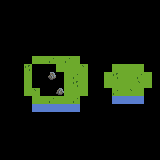

Below is a game level as drawn by its tile map, then a one-line description and the .tmx file that defines it, in full:
An orthogonal 20x20 tile map with 8x8 px tiles, 2 tile layers (background, collision) and 3 objects.

<map version="1.2" tiledversion="1.2.0" orientation="orthogonal" renderorder="left-up" width="20" height="20" tilewidth="8" tileheight="8" infinite="0" nextlayerid="4" nextobjectid="4">
 <tileset firstgid="1" source="tileset.tsx" />
 <layer id="1" name="background" width="20" height="20">
  <data encoding="csv">
0,0,0,0,0,0,0,0,0,0,0,0,0,0,0,0,0,0,0,0,
0,0,0,0,0,0,0,0,0,0,0,0,0,0,0,0,0,0,0,0,
0,0,0,0,0,0,0,0,0,0,0,0,0,0,0,0,0,0,0,0,
0,0,0,0,0,0,0,0,0,0,0,0,0,0,0,0,0,0,0,0,
0,0,0,0,0,0,0,0,0,0,0,0,0,0,0,0,0,0,0,0,
0,0,0,0,0,0,0,0,0,0,0,0,0,0,0,0,0,0,0,0,
0,0,0,0,0,0,0,0,0,0,0,0,0,0,0,0,0,0,0,0,
0,0,0,0,2,2,4,2,4,2,0,0,0,0,0,0,0,0,0,0,
0,0,0,3,33,34,35,2,2,2,5,0,0,0,2,2,2,2,0,0,
0,0,0,2,41,42,52,35,2,4,2,0,0,2,3,2,2,4,2,0,
0,0,0,2,49,38,42,43,2,3,2,0,0,2,2,2,2,5,2,0,
0,0,0,2,5,49,50,51,2,2,2,0,0,0,4,2,5,2,0,0,
0,0,0,0,2,2,4,2,2,4,0,0,0,0,0,0,0,0,0,0,
0,0,0,0,0,0,0,0,0,0,0,0,0,0,0,0,0,0,0,0,
0,0,0,0,0,0,0,0,0,0,0,0,0,0,0,0,0,0,0,0,
0,0,0,0,0,0,0,0,0,0,0,0,0,0,0,0,0,0,0,0,
0,0,0,0,0,0,0,0,0,0,0,0,0,0,0,0,0,0,0,0,
0,0,0,0,0,0,0,0,0,0,0,0,0,0,0,0,0,0,0,0,
0,0,0,0,0,0,0,0,0,0,0,0,0,0,0,0,0,0,0,0,
0,0,0,0,0,0,0,0,0,0,0,0,0,0,0,0,0,0,0,0
</data>
 </layer>
 <layer id="2" name="collision" width="20" height="20">
  <data encoding="csv">
0,0,0,0,0,0,0,0,0,0,0,0,0,0,0,0,0,0,0,0,
0,0,0,0,0,0,0,0,0,0,0,0,0,0,0,0,0,0,0,0,
0,0,0,0,0,0,0,0,0,0,0,0,0,0,0,0,0,0,0,0,
0,0,0,0,0,0,0,0,0,0,0,0,0,0,0,0,0,0,0,0,
0,0,0,0,0,0,0,0,0,0,0,0,0,0,0,0,0,0,0,0,
0,0,0,0,0,0,0,0,0,0,0,0,0,0,0,0,0,0,0,0,
0,0,0,0,27,27,27,27,27,27,0,0,0,0,0,0,0,0,0,0,
0,0,0,31,0,0,0,0,0,0,29,0,0,0,27,27,27,27,0,0,
0,0,25,0,0,0,0,0,0,0,0,28,0,31,0,0,0,0,29,0,
0,0,25,0,0,0,0,0,0,0,0,28,25,0,0,0,0,0,0,28,
0,0,25,0,0,0,0,0,0,0,0,28,25,0,0,0,0,0,0,28,
0,0,25,0,0,0,0,0,0,0,0,28,0,32,0,0,0,0,30,0,
0,0,0,32,0,0,0,0,0,0,30,0,0,0,26,26,26,26,0,0,
0,0,0,0,26,26,26,26,26,26,0,0,0,0,0,0,0,0,0,0,
0,0,0,0,0,0,0,0,0,0,0,0,0,0,0,0,0,0,0,0,
0,0,0,0,0,0,0,0,0,0,0,0,0,0,0,0,0,0,0,0,
0,0,0,0,0,0,0,0,0,0,0,0,0,0,0,0,0,0,0,0,
0,0,0,0,0,0,0,0,0,0,0,0,0,0,0,0,0,0,0,0,
0,0,0,0,0,0,0,0,0,0,0,0,0,0,0,0,0,0,0,0,
0,0,0,0,0,0,0,0,0,0,0,0,0,0,0,0,0,0,0,0
</data>
 </layer>
 <objectgroup id="3" name="rocks">
  <object id="1" gid="17" x="120" y="80" width="8" height="8" />
  <object id="2" gid="17" x="72" y="88" width="8" height="8" />
  <object id="3" gid="17" x="32" y="80" width="8" height="8" />
 </objectgroup>
</map>